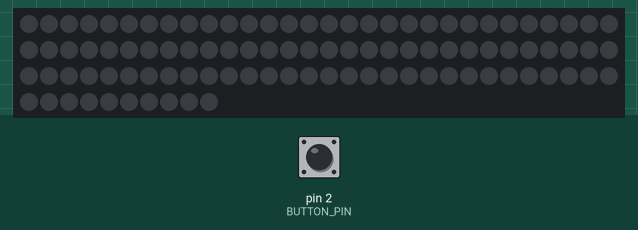
This sketch was run on a simulated Arduino Uno, built with avr-gcc and run on an emulated ATmega328P. Shown: 100 RGB LEDs in strip order, left to right, continuing on the next row. Inputs (shaded band) come from the test bench; at power-on: pin 2 (BUTTON_PIN) HIGH.

Above: at 1.2 s.
1.3 s: pin 2 (BUTTON_PIN) pulled LOW for 0.15 s
At 2.09 s:
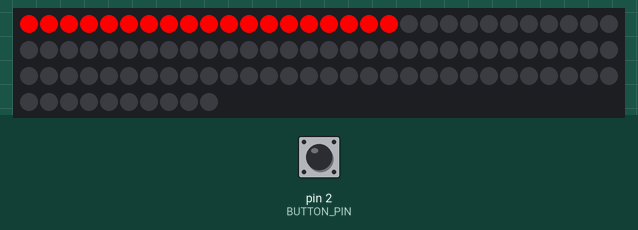
3.7 s: pin 2 (BUTTON_PIN) pulsed LOW 5 times (0.12 s each, 0.3 s apart)
At 9.4 s:
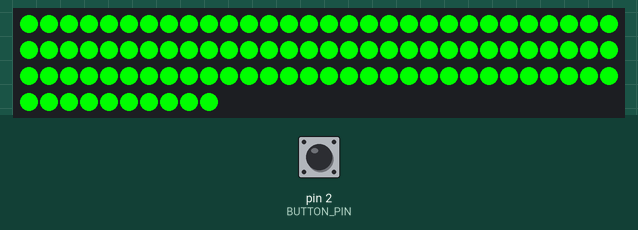
9.7 s: pin 2 (BUTTON_PIN) pulled LOW for 1 s
At 13.4 s:
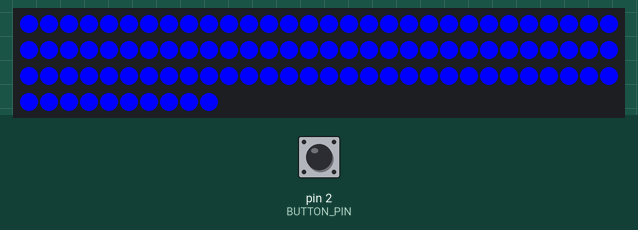
14.6 s: pin 2 (BUTTON_PIN) pulled LOW for 0.15 s
At 14.77 s:
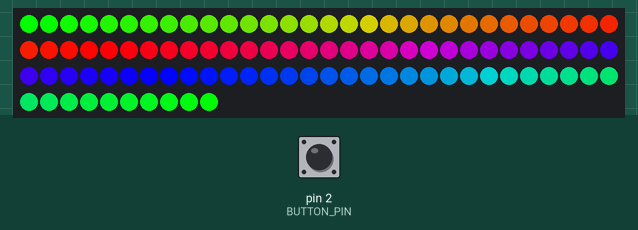
Timing chart, 0 to 17.6 s (numbered marks = the images above; inputs shaded):
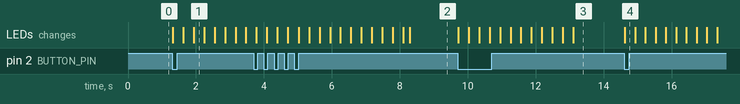

Measured:
- after the input at 1.3 s, the LEDs: first change at once (image 1 shows a later state)
- after the input at 3.7 s, the LEDs: first differ from a run without the input after 1.3 s (image 2 shows a later state)
- after the input at 9.7 s, the LEDs: first change at once (image 3 shows a later state)
- after the input at 14.6 s, the LEDs: change at once (image 4)

The sketch:

Sterownik_do_led_w.ino
```cpp
#include <Adafruit_NeoPixel.h>
#ifdef __AVR__
#include <avr/power.h>
#endif

#define BUTTON_PIN   2
#define BUTTON_PIN2   4

#define PIXEL_PIN    6

Adafruit_NeoPixel strip(100, PIXEL_PIN, NEO_GRB + NEO_KHZ800);


boolean oldState = HIGH;
int     mode     = 0;

void setup() {
  pinMode(BUTTON_PIN, INPUT_PULLUP);
  pinMode(BUTTON_PIN2, INPUT_PULLUP);
  strip.begin();
  strip.show();
}

void loop() {

  boolean newState = digitalRead(BUTTON_PIN);

  if((newState == LOW) && (oldState == HIGH)) {

    delay(20);

    newState = digitalRead(BUTTON_PIN);
    if(newState == LOW) {
      if(++mode > 5) mode = 0;
      switch(mode) {
        case 0:
          colorWipe(strip.Color(  0,   0,   0), 30);
          break;
        case 1:
          colorWipe(strip.Color(255,   0,   0), 30);
          break;
        case 2:
          colorWipe(strip.Color(  0, 255,   0), 30);
          break;
        case 3:
          colorWipe(strip.Color(  0,   0, 255), 30);
          break;
        case 4:
          for(int i=0;i<100;i++){
          rainbow();}
          break;
      }
    }
  }

  oldState = newState;
}


void colorWipe(uint32_t color, int wait) {
  for(int i=0; i<strip.numPixels(); i++) {
    strip.setPixelColor(i, color);
    strip.show();
    delay(wait);
  }
}

void rainbow(){
   //rainbow(20);
  rainbowCycle(20);
}

void colorWipe(uint32_t c, uint8_t wait) {
  for(uint16_t i=0; i<strip.numPixels(); i++) {
      strip.setPixelColor(i, c);
      strip.show();
      delay(wait);
  }
}

void rainbow(uint8_t wait) {
  uint16_t i, j;

  for(j=0; j<256; j++) {
    for(i=0; i<strip.numPixels(); i++) {
      strip.setPixelColor(i, Wheel((i+j) & 255));
    }
    strip.show();
    delay(wait);
  }
}

void rainbowCycle(uint8_t wait) {
  uint16_t i, j;

  for(j=0; j<256*5; j++) { // 5 cycles of all colors on wheel
    for(i=0; i< strip.numPixels(); i++) {
      strip.setPixelColor(i, Wheel(((i * 256 / strip.numPixels()) + j) & 255));
    }
    strip.show();
    delay(wait);
  }
}

uint32_t Wheel(byte WheelPos) {
  if(WheelPos < 85) {
   return strip.Color(WheelPos * 3, 255 - WheelPos * 3, 0);
  } else if(WheelPos < 170) {
   WheelPos -= 85;
   return strip.Color(255 - WheelPos * 3, 0, WheelPos * 3);
  } else {
   WheelPos -= 170;
   return strip.Color(0, WheelPos * 3, 255 - WheelPos * 3);
  }
}
```
